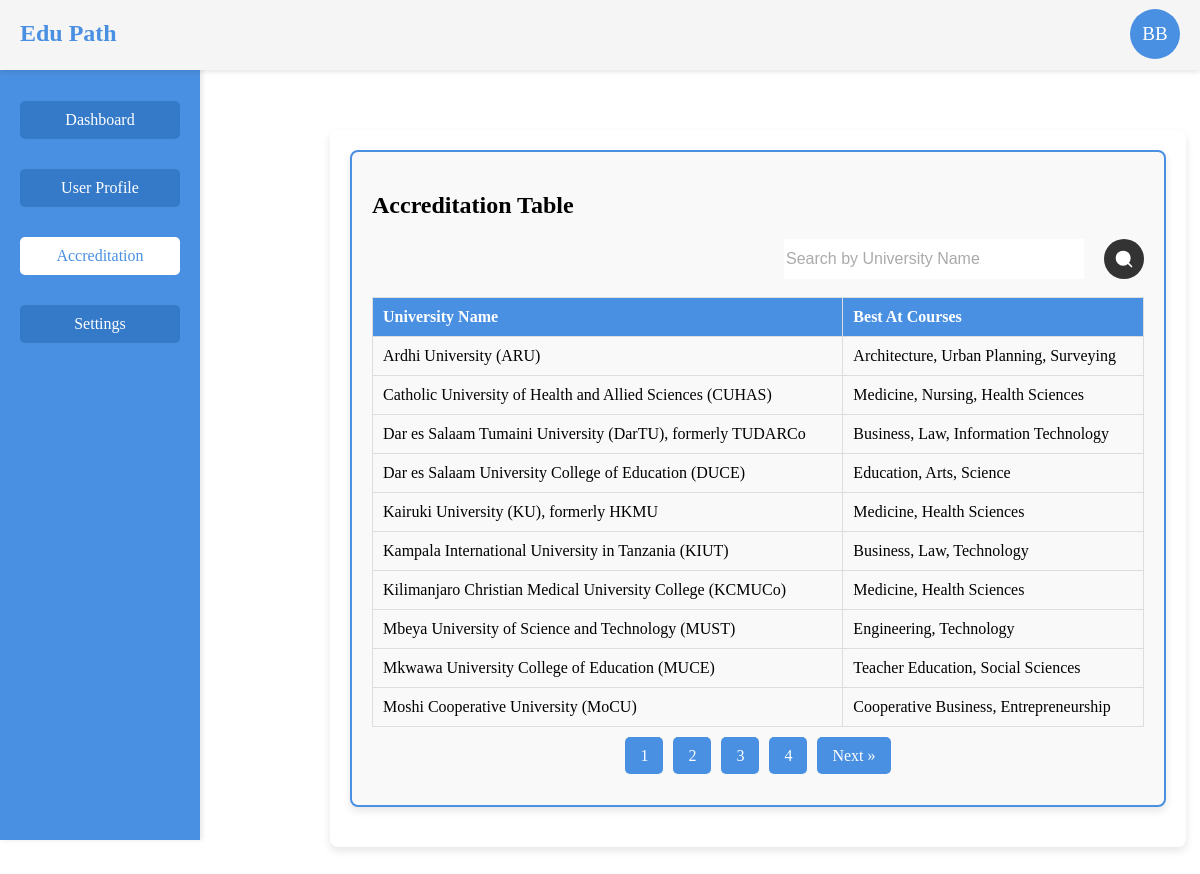
The page /credit.php (signed in) on the database its author committed.
### tables this page shows
CREATE TABLE `users` (
  `id` int(11) NOT NULL,
  `name` varchar(255) NOT NULL,
  `email` varchar(255) NOT NULL,
  `password` varchar(255) NOT NULL,
  `created_at` timestamp NOT NULL DEFAULT CURRENT_TIMESTAMP,
  `check` varchar(20) NOT NULL DEFAULT 'New',
  `phone` text NOT NULL,
  `profile_image` varchar(255) DEFAULT 'initial'
);

CREATE TABLE `accreditation` (
  `id` int(11) NOT NULL,
  `uni_id` int(11) NOT NULL,
  `best_courses` json DEFAULT NULL
);

CREATE TABLE `universities` (
  `id` int(11) NOT NULL,
  `sn` varchar(10) DEFAULT NULL,
  `name` varchar(255) DEFAULT NULL,
  `head_office` varchar(255) DEFAULT NULL,
  `type` varchar(100) DEFAULT NULL,
  `status` varchar(100) DEFAULT NULL,
  `action` varchar(255) DEFAULT NULL
);

### credit.php (the view, shortened to what this page needs)
<?php
include('conn.php');
$user_id = $_SESSION['user_id'];
$query = "SELECT * FROM users WHERE id = ?";
$stmt = $conn->prepare($query);
$stmt->bind_param("i", $user_id);
$stmt->execute();
$result = $stmt->get_result();
$user = $result->fetch_assoc();
$search = isset($_GET['search']) ? trim($_GET['search']) : '';
$current_page = isset($_GET['page']) ? (int)$_GET['page'] : 1;
$limit = 10;
$offset = ($current_page - 1) * $limit;
$count_sql = "SELECT COUNT(*) AS total
              FROM accreditation a
              JOIN universities u ON a.uni_id = u.id";
$stmt = $conn->prepare($count_sql);
$stmt->execute();
$count_result = $stmt->get_result();
$row = $count_result->fetch_assoc();
$total_records = $row['total'];
$total_pages = ceil($total_records / $limit);
$data_sql = "SELECT a.uni_id, u.name AS university_name, a.best_courses
             FROM accreditation a
             JOIN universities u ON a.uni_id = u.id";
$data_sql .= " ORDER BY u.name LIMIT ? OFFSET ?";
$stmt = $conn->prepare($data_sql);
if (!empty($search)) {
    $param = "%" . $search . "%";
    $stmt->bind_param("sii", $param, $limit, $offset);
} else {
    $stmt->bind_param("ii", $limit, $offset);
}
$stmt->execute();
$result = $stmt->get_result();
?>
<!DOCTYPE html>
<html lang="en">
<head>
    <link rel="stylesheet" href="style.css">
</head>
<body>
    <div class="header">
        <div class="logo">Edu Path</div>
        <div class="user-profile" id="userProfile">
            <div class="profile-picture"  id="headerProfilePicture"
                style="background-color: <?php echo empty($user['profile_image']) || $user['profile_image'] === 'initial' ? '#4a90e2' : 'transparent'; ?>;">
                <?php if (!empty($user['profile_image']) && $user['profile_image'] !== 'initial'): ?>
                    <img id="headerProfileImage"  src="<?php echo htmlspecialchars($user['profile_image']); ?>"
                        alt="Profile Picture" style="display: block;" />
                <?php else: ?>
                    <span id="headerInitials">
                        <?php echo strtoupper(substr($user['name'], 0, 1) . (strstr($user['name'], ' ') ? substr(strstr($user['name'], ' '), 1, 1) : '')); ?>
                    </span>
                <?php endif; ?>
            </div>
        </div>
    </div>
    <div class="sidebar">
        <h3>Edu Path</h3>
        <ul class="sidebar-menu">
        <li><a href="dash.php">Dashboard</a></li>
        <li ><a href="home.php">User Profile</a></li>
        <li class="active"><a href="credit.php">Accreditation</a></li>
        <li><a href="set.php">Settings</a></li>
    </ul>
    </div>
    <div class="main-content">
        <div class="container" style="display: block; margin-top: -290px; margin-left: -400px; position: absolute;">
            <div class="card">
            <div class="card appearance-settings">
            <h2>Accreditation Table</h2>
        <form method="GET" action="" style="display: flex; justify-content: flex-end;">
                    <input type="search" class="search-input" name="search" id="search_query" value="<?php echo htmlspecialchars($search); ?>" placeholder="Search by University Name">
                    <button type="submit" class="search-button" value="Search">
                    <svg xmlns="http://www.w3.org/2000/svg" viewBox="0 0 24 24" fill="none" stroke="currentColor" stroke-width="2" stroke-linecap="round" stroke-linejoin="round">
                <circle cx="11" cy="11" r="8"></circle>
                <line x1="21" y1="21" x2="16.65" y2="16.65"></line>
            </svg></button>
                </form>
                    <br>
        <table class="notifications-table">
            <thead>
                <tr>
                    <th>University Name</th>
                    <th>Best At Courses</th>
                </tr>
            </thead>
            <tbody>
                <?php
                if ($result->num_rows > 0) {
                    while ($row = $result->fetch_assoc()) {
                        echo "<tr>";
                        echo "<td>" . htmlspecialchars($row['university_name']) . "</td>";
                        echo "<td>" . htmlspecialchars(str_replace(['[', ']', '"'], '', $row['best_courses'])) . "</td>";
                        echo "</tr>";
                    }
                } else {
                    echo "<tr><td colspan='2'>No results found.</td></tr>";
                }
                ?>
            </tbody>
        </table>
        <?php
        if ($total_pages > 1) {
            echo "<div class='pagination'>";
            for ($page = 1; $page <= $total_pages; $page++) {
                if ($page == $current_page) {
                    echo "<a href='?page=$page&search=" . urlencode($search) . "' class='active'>$page</a>";
                } else {
                    echo "<a href='?page=$page&search=" . urlencode($search) . "'>$page</a>";
                }
            }
            if ($current_page < $total_pages) {
                echo "<a href='?page=" . ($current_page + 1) . "&search=" . urlencode($search) . "'>Next &raquo;</a>";
            }
            echo "</div>";
        }
        ?>
    </div>
            </div>
        </div>
    </div>
</body>
</html>

### style.css (style rules this page uses)
html, body { height: 100%; margin: 0; display: flex; align-items: center; justify-content: center; }
.search-input { border: none; outline: none; font-size: 16px; color: #333; width: 300px; margin-right: 10px; }
.search-input::placeholder { color: #aaa; }
.search-button { border: none; background-color: #007BFF; color: white; font-size: 18px; border-radius: 50%; width: 40px; height: 40px; display: inline-flex; justify-content: center; align-items: center; cursor: pointer; transition: background-color 0.3s ease; }
.search-button svg { width: 20px; height: 20px; }
.search-button { display: flex; align-items: center; justify-content: center; padding: 10px; background-color: #333; border-radius: 50%; margin-left: 10px; cursor: pointer; transition: background-color 0.3s ease; }
.search-button svg { fill: #fff; }
.container { margin-top: 70px; width: 107vh; margin: auto; padding: 20px; }
.sidebar { width: 20%; background-color: #4a90e2; color: #fff; height: 100vh; position: fixed; top: 0; left: 0; padding: 20px; }
.sidebar h3 { text-align: center; }
.main-content { margin-left: 22%; padding: 20px; }
.card { background-color: #fff; border-radius: 8px; box-shadow: 0 4px 8px rgba(0, 0, 0, 0.1); padding: 20px; margin-bottom: 20px; }
.user-profile { display: flex; align-items: center; gap: 20px; }
.notifications-table { width: 100%; border-collapse: collapse; }
.notifications-table th, .notifications-table td { border: 1px solid #ddd; padding: 10px; text-align: left; }
.notifications-table th { background-color: #4a90e2; color: #fff; }
.pagination { margin: 20px 0; text-align: center; }
.pagination a { margin: 0 5px; padding: 10px 15px; text-decoration: none; background-color: #4a90e2; color: #fff; border-radius: 5px; }
.sidebar { width: 20%; background-color: #4a90e2; color: #fff; height: 100vh; position: fixed; top: 0; left: 0; padding: 20px; box-shadow: 2px 0 5px rgba(0, 0, 0, 0.1); }
.sidebar h3 { text-align: center; margin-bottom: 20px; font-size: 1.5em; }
.sidebar-menu { list-style-type: none; padding: 0; margin: 0; }
.sidebar-menu li { margin: 10px 0; }
.sidebar-menu a { display: block; padding: 10px 15px; background-color: #357ac9; color: #fff; text-decoration: none; border-radius: 5px; text-align: center; font-size: 1em; transition: background-color 0.3s ease, box-shadow 0.3s ease; }
.user-profile { text-align: center; margin-bottom: 20px; }
.sidebar ul li.active a { background-color: #fff; color: #4a90e2; border-radius: 5px; }
.profile-picture { position: relative; width: 100px; height: 100px; margin: 0 auto; border-radius: 50%; overflow: hidden; background-color: #4a90e2; display: flex; align-items: center; justify-content: center; color: white; font-size: 2em; cursor: pointer; }
.header { position: fixed; top: 0; left: 0; right: 0; height: 50px; z-index: 1000; background-color: #f6f5f5; box-shadow: 0px 2px 5px rgba(0, 0, 0, 0.1); padding: 10px 20px; display: flex; justify-content: space-between; }
.header .logo { margin-top:10px ; font-size: 1.5em; font-weight: bold; color: #4a90e2; }
.header .user-profile { position: relative; display: flex; align-items: center; cursor: pointer; }
.sidebar { width: 200px; background-color: #4a90e2; height: 100vh; position: fixed; top: 0; left: 0; padding: 20px 0; color: #fff; }
.sidebar ul { list-style: none; }
.sidebar ul li { padding: 10px 20px; cursor: pointer; }
.sidebar ul li a { text-decoration: none; color: #fff; display: block; }
.main-content { margin-left: 220px; padding: 20px; }
#headerProfilePicture { font-size: 19px; background-color: #4a90e2; size: 20px; height: 50px; width: 50px; margin-top: 17px; }
.appearance-settings { border: 2px solid #4a90e2; background-color: #f9f9f9; padding: 20px; border-radius: 8px; transition: box-shadow 0.3s ease; }

### rows shown on the page
users: name "BB"
accreditation: uni.name "Ardhi University (ARU)", best_courses "Architecture, Urban Planning, Surveying"
accreditation: uni.name "Catholic University of Health and Allied Sciences (CUHAS)", best_courses "Medicine, Nursing, Health Sciences"
accreditation: uni.name "Dar es Salaam Tumaini University (DarTU), formerly TUDARCo", best_courses "Business, Law, Information Technology"
accreditation: uni.name "Dar es Salaam University College of Education (DUCE)", best_courses "Education, Arts, Science"
accreditation: uni.name "Kairuki University (KU), formerly HKMU", best_courses "Medicine, Health Sciences"
accreditation: uni.name "Kampala International University in Tanzania (KIUT)", best_courses "Business, Law, Technology"
accreditation: uni.name "Kilimanjaro Christian Medical University College (KCMUCo)", best_courses "Medicine, Health Sciences"
accreditation: uni.name "Mbeya University of Science and Technology (MUST)", best_courses "Engineering, Technology"
accreditation: uni.name "Mkwawa University College of Education (MUCE)", best_courses "Teacher Education, Social Sciences"
accreditation: uni.name "Moshi Cooperative University (MoCU)", best_courses "Cooperative Business, Entrepreneurship"
